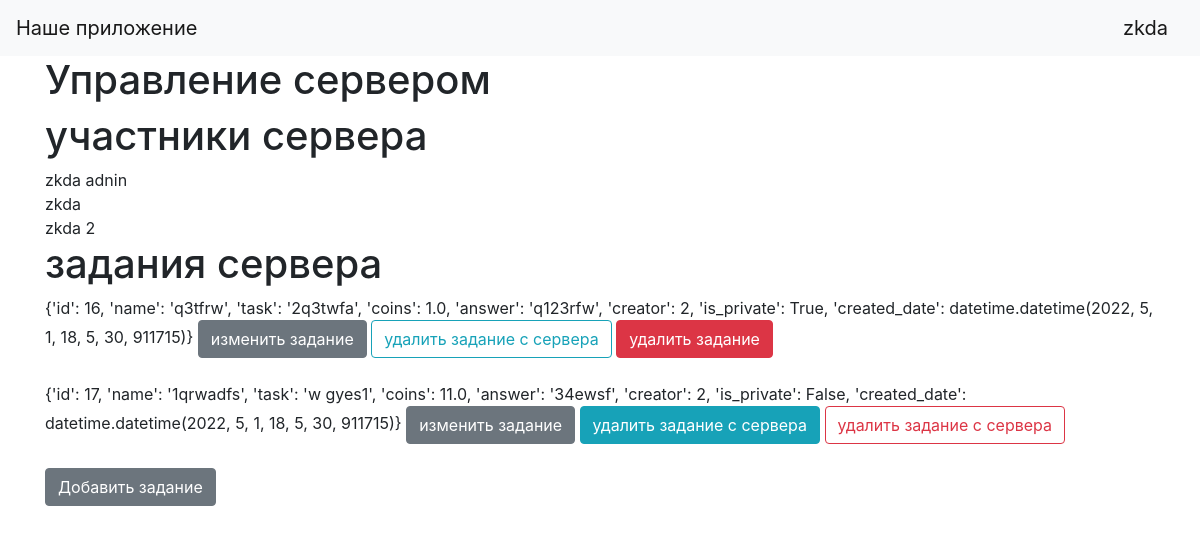
/server_menejment/3 (signed in), run on the app's committed database.
### data/users_default.py (models this page shows, shortened)
class UsersDefault(SqlAlchemyBase, UserMixin, SerializerMixin):
    __tablename__ = 'users_default'
    id = sa.Column(sa.Integer, primary_key=True, autoincrement=True)
    name = sa.Column(sa.String, nullable=True)
    tag = sa.Column(sa.String, index=True, unique=True, nullable=True)
    email = sa.Column(sa.String, nullable=True, unique=True)
    hashed_password = sa.Column(sa.String, default=None)
    created_date = sa.Column(sa.DateTime, default=datetime.datetime.now())

### data/tasks.py (models this page shows)
class Tasks(SqlAlchemyBase, UserMixin, SerializerMixin):
    __tablename__ = 'tasks'
    id = sa.Column(sa.Integer, primary_key=True, autoincrement=True)
    name = sa.Column(sa.String, nullable=False)
    task = sa.Column(sa.String, nullable=False)
    answer = sa.Column(sa.String, nullable=False)
    coins = sa.Column(sa.Float, default=0, nullable=False)  # надо изменить этот сток пожже
    is_private = sa.Column(sa.Boolean, default=True, nullable=False)
    creator = sa.Column(sa.Integer, nullable=False)
    created_date = sa.Column(sa.DateTime, default=datetime.datetime.now(), nullable=False)

### main.py (the view)
@app.route('/server_menejment/<int:id>', methods=['GET', 'POST'])
def server_menejment(id):
    param = {}
    if current_user.is_authenticated:
        db_sess = db_session.create_session()
        if db_sess.query(UsersToServers).filter(UsersToServers.users == current_user.id,
                                                UsersToServers.server == id).first().is_admin:
            users = []
            tasks = []
            for user_id in db_sess.query(UsersToServers).filter(UsersToServers.server == id).all():
                users.append(f'{db_sess.query(UsersDefault).filter(UsersDefault.id == user_id.users).first().name}')
            for tasks_to_server in db_sess.query(TaskToServers).filter(TaskToServers.server == id).all():
                task = dict()
                task_answer = db_sess.query(Tasks).filter(Tasks.id == tasks_to_server.task).first()
                if task_answer:
                    task['id'] = task_answer.id
                    task['name'] = task_answer.name
                    task['task'] = task_answer.task
                    task['coins'] = task_answer.coins
                    task['answer'] = task_answer.answer
                    task['creator'] = task_answer.creator
                    task['is_private'] = task_answer.is_private
                    task['created_date'] = task_answer.created_date
                    tasks.append(task)
            param['users'] = users
            param['tasks'] = tasks
            param['server_id'] = id
            param['current_user'] = current_user
            param['servers_roles'] = db_sess.query(Servers).filter(Servers.id == id).first().roles_price
            return render_template("server_menejment.html", **param)
        return render_template('access_denied.html')
    return redirect("/")

### data/db_session.py (called while the page is built)
def create_session() -> Session:
    global __factory
    return __factory()

### main.py (called while the page is built)
@login_manager.user_loader
def load_user(user_id):
    db_sess = db_session.create_session()
    return db_sess.query(UsersDefault).get(user_id)

### templates/server_menejment.html
{% extends "base.html" %}
{% block content %}
<h1>Управление сервером {{server_name}}</h1>
<div>
<h1>участники сервера</h1>
{% for item in users %}
                <div>{{item}}</div>
            {% endfor %}
<h1>задания сервера</h1>
{% for item in tasks %}
                <div>{{item}}
                    <a href="/edit_tasks/{{item['id']}}/{{server_id}}" class="btn btn-secondary">изменить задание</a>
                    {% if item['is_private'] %}
                        <button type="button" class="btn btn-outline-info">удалить задание с сервера</button>
                        <a href="/delete_tasks/{{item['id']}}/{{server_id}}" class="btn btn-danger">удалить задание</a>
                    {% elif current_user.id == item['creator']%}
                        <a href="/delete_tasks_from_server/{{item['id']}}/{{server_id}}" class="btn btn-info">удалить задание с сервера</a>
                        <a href="/delete_tasks/{{item['id']}}/{{server_id}}" class="btn btn-danger">удалить задание</a>
                    {% else %}
                        <a href="/delete_tasks_from_server/{{item['id']}}/{{server_id}}" class="btn btn-info">удалить задание с сервера</a>
                        <button type="button" class="btn btn-outline-danger">удалить задание с сервера</button>
                    {% endif %}
                </div>
                <br>
            {% endfor %}
    <a href="/add_tasks/{{server_id}}" class="btn btn-secondary">Добавить задание</a>
</div>
{% endblock %}

### templates/base.html (shortened to what this page needs)
<!doctype html>
<html lang="en">
<head>
    <link rel="stylesheet"
          href="https://stackpath.bootstrapcdn.com/bootstrap/4.4.1/css/bootstrap.min.css"
>
</head>
<body>
<header>
    <nav class="navbar navbar-light bg-light">
        <a class="navbar-brand" href="#">Наше приложение</a>
        {% if current_user.is_authenticated %}
            <a class="navbar-brand" href="/logout">{{ current_user.name }}</a>
        {% else %}
            <p>
                <a class="btn btn-primary " href="/register">Зарегистрироваться</a>
                <a class="btn btn-success" href="/login">Войти</a>
            </p>
        {% endif %}
    </nav>
</header>
<main role="main" class="container">
    {% block content %}{% endblock %}
</main>
</body>
</html>

### data on the page
UsersDefault: name "zkda"
UsersDefault: name "zkda adnin"
UsersDefault: name "zkda 2"
Tasks: item "{'id': 16, 'name': 'q3tfrw', 'task': '2q3twfa', 'coins': 1.0, 'answer': 'q123rfw', 'creator': 2, 'is_private': True, 'created_date': datetime.datetime(2022, 5, 1, 18, 5, 30, 911715)}"
Tasks: item "{'id': 17, 'name': '1qrwadfs', 'task': 'w gyes1', 'coins': 11.0, 'answer': '34ewsf', 'creator': 2, 'is_private': False, 'created_date': datetime.datetime(2022, 5, 1, 18, 5, 30, 911715)}"
